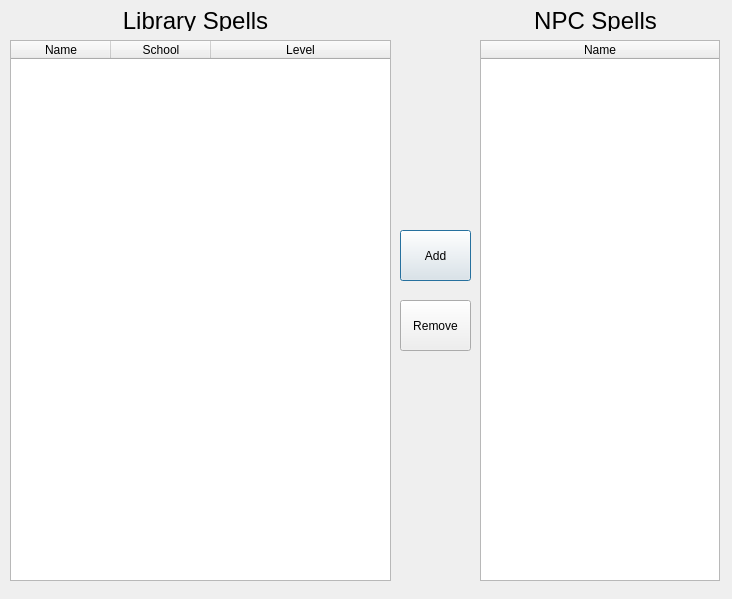
<?xml version="1.0" encoding="UTF-8"?>
<ui version="4.0">
 <class>npcSpell</class>
 <widget class="QDialog" name="npcSpell">
  <property name="geometry">
   <rect>
    <x>0</x>
    <y>0</y>
    <width>732</width>
    <height>599</height>
   </rect>
  </property>
  <property name="windowTitle">
   <string>Dialog</string>
  </property>
  <widget class="QTableWidget" name="spellLibraryTableWidget">
   <property name="geometry">
    <rect>
     <x>10</x>
     <y>40</y>
     <width>381</width>
     <height>541</height>
    </rect>
   </property>
   <property name="sizeAdjustPolicy">
    <enum>QAbstractScrollArea::AdjustToContentsOnFirstShow</enum>
   </property>
   <property name="editTriggers">
    <set>QAbstractItemView::NoEditTriggers</set>
   </property>
   <property name="selectionMode">
    <enum>QAbstractItemView::SingleSelection</enum>
   </property>
   <property name="selectionBehavior">
    <enum>QAbstractItemView::SelectRows</enum>
   </property>
   <attribute name="horizontalHeaderCascadingSectionResizes">
    <bool>true</bool>
   </attribute>
   <attribute name="horizontalHeaderStretchLastSection">
    <bool>true</bool>
   </attribute>
   <column>
    <property name="text">
     <string>Name</string>
    </property>
   </column>
   <column>
    <property name="text">
     <string>School</string>
    </property>
   </column>
   <column>
    <property name="text">
     <string>Level</string>
    </property>
   </column>
  </widget>
  <widget class="QTableWidget" name="npcSpellTableWidget">
   <property name="geometry">
    <rect>
     <x>480</x>
     <y>40</y>
     <width>240</width>
     <height>541</height>
    </rect>
   </property>
   <property name="sizeAdjustPolicy">
    <enum>QAbstractScrollArea::AdjustToContentsOnFirstShow</enum>
   </property>
   <property name="editTriggers">
    <set>QAbstractItemView::NoEditTriggers</set>
   </property>
   <property name="selectionMode">
    <enum>QAbstractItemView::SingleSelection</enum>
   </property>
   <property name="selectionBehavior">
    <enum>QAbstractItemView::SelectRows</enum>
   </property>
   <attribute name="horizontalHeaderCascadingSectionResizes">
    <bool>false</bool>
   </attribute>
   <attribute name="horizontalHeaderStretchLastSection">
    <bool>true</bool>
   </attribute>
   <attribute name="verticalHeaderCascadingSectionResizes">
    <bool>false</bool>
   </attribute>
   <attribute name="verticalHeaderStretchLastSection">
    <bool>false</bool>
   </attribute>
   <column>
    <property name="text">
     <string>Name</string>
    </property>
   </column>
  </widget>
  <widget class="QPushButton" name="addSpellPushButton">
   <property name="geometry">
    <rect>
     <x>400</x>
     <y>230</y>
     <width>71</width>
     <height>51</height>
    </rect>
   </property>
   <property name="text">
    <string>Add</string>
   </property>
  </widget>
  <widget class="QPushButton" name="removeSpellPushButton">
   <property name="geometry">
    <rect>
     <x>400</x>
     <y>300</y>
     <width>71</width>
     <height>51</height>
    </rect>
   </property>
   <property name="text">
    <string>Remove</string>
   </property>
  </widget>
  <widget class="QLabel" name="librarySpellsLabel">
   <property name="geometry">
    <rect>
     <x>80</x>
     <y>10</y>
     <width>231</width>
     <height>21</height>
    </rect>
   </property>
   <property name="font">
    <font>
     <pointsize>18</pointsize>
    </font>
   </property>
   <property name="text">
    <string>Library Spells</string>
   </property>
   <property name="alignment">
    <set>Qt::AlignCenter</set>
   </property>
  </widget>
  <widget class="QLabel" name="npcSpellsLabel">
   <property name="geometry">
    <rect>
     <x>480</x>
     <y>10</y>
     <width>231</width>
     <height>21</height>
    </rect>
   </property>
   <property name="font">
    <font>
     <pointsize>18</pointsize>
    </font>
   </property>
   <property name="text">
    <string>NPC Spells</string>
   </property>
   <property name="alignment">
    <set>Qt::AlignCenter</set>
   </property>
  </widget>
 </widget>
 <resources/>
 <connections>
  <connection>
   <sender>addSpellPushButton</sender>
   <signal>clicked()</signal>
   <receiver>npcSpell</receiver>
   <slot>addSpell()</slot>
   <hints>
    <hint type="sourcelabel">
     <x>410</x>
     <y>252</y>
    </hint>
    <hint type="destinationlabel">
     <x>427</x>
     <y>106</y>
    </hint>
   </hints>
  </connection>
  <connection>
   <sender>removeSpellPushButton</sender>
   <signal>clicked()</signal>
   <receiver>npcSpell</receiver>
   <slot>removeSpell()</slot>
   <hints>
    <hint type="sourcelabel">
     <x>430</x>
     <y>321</y>
    </hint>
    <hint type="destinationlabel">
     <x>419</x>
     <y>426</y>
    </hint>
   </hints>
  </connection>
 </connections>
 <slots>
  <slot>addSpell()</slot>
  <slot>removeSpell()</slot>
 </slots>
</ui>
